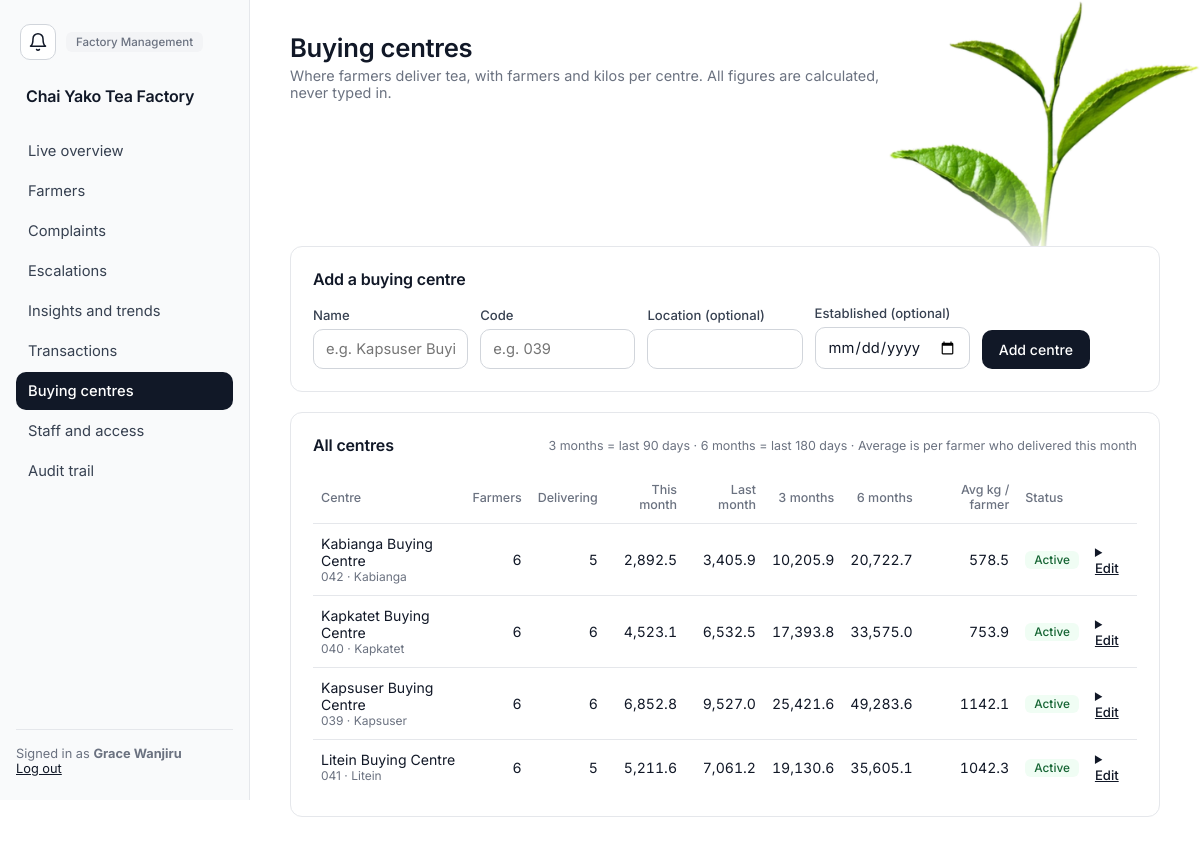
/management/centres (signed in), run on the app's committed database.
### app/models.py (models this page shows)
class Department(db.Model):
    __tablename__ = "departments"
    id = db.Column(db.Integer, primary_key=True)
    name = db.Column(db.String(100), unique=True, nullable=False)
    description = db.Column(db.String(255))
    status = db.Column(db.String(20), nullable=False, default="ACTIVE")
    created_at = db.Column(db.DateTime, nullable=False, default=utcnow)
    updated_at = db.Column(db.DateTime, nullable=False, default=utcnow, onupdate=utcnow)
    employees = db.relationship("Employee", back_populates="department")

class Employee(db.Model):
    __tablename__ = "employees"
    id = db.Column(db.Integer, primary_key=True)
    employee_number = db.Column(db.String(30), unique=True, nullable=False)
    first_name = db.Column(db.String(80), nullable=False)
    last_name = db.Column(db.String(80), nullable=False)
    phone = db.Column(db.String(30))
    email = db.Column(db.String(120))
    department_id = db.Column(db.Integer, db.ForeignKey("departments.id"), nullable=False, index=True)
    status = db.Column(db.String(20), nullable=False, default="ACTIVE")
    created_at = db.Column(db.DateTime, nullable=False, default=utcnow)
    updated_at = db.Column(db.DateTime, nullable=False, default=utcnow, onupdate=utcnow)
    department = db.relationship("Department", back_populates="employees")
    roles = db.relationship("Role", secondary=employee_roles, back_populates="employees")
    user = db.relationship("User", back_populates="employee", uselist=False)
    @property
    def full_name(self):
        return f"{self.first_name} {self.last_name}"

class BuyingCentre(db.Model):
    __tablename__ = "buying_centres"
    id = db.Column(db.Integer, primary_key=True)
    code = db.Column(db.String(10), unique=True, nullable=False)
    name = db.Column(db.String(120), nullable=False)
    location = db.Column(db.String(200))
    status = db.Column(db.String(20), nullable=False, default="ACTIVE")
    established_at = db.Column(db.Date)
    created_at = db.Column(db.DateTime, nullable=False, default=utcnow)
    updated_at = db.Column(db.DateTime, nullable=False, default=utcnow, onupdate=utcnow)
    farmers = db.relationship("Farmer", back_populates="buying_centre")
    scales = db.relationship("WeighingScale", back_populates="buying_centre")
    @property
    def is_active(self):
        return self.status == "ACTIVE"

### app/management.py (the view, shortened to what this page needs)
@management_bp.route("/centres", methods=["GET", "POST"])
@permission_required("MANAGE_BUYING_CENTRES", "GENERATE_REPORTS")
def centres():
    return render_template("management/centres.html", analysis=centre_analysis())

### app/analytics.py (called while the page is built)
def _bounds(start, end):
    return datetime.combine(start, time.min), datetime.combine(end + timedelta(days=1), time.min)

def _valid_between(query, start, end, centre_id=None):
    lo, hi = _bounds(start, end)
    query = query.filter(
        TeaTransaction.status == "VALID",
        TeaTransaction.transaction_time >= lo,
        TeaTransaction.transaction_time < hi,
    )
    if centre_id:
        query = query.filter(TeaTransaction.buying_centre_id == centre_id)
    return query

def kilos_by_centre(start, end):
    rows = (
        _valid_between(
            db.session.query(TeaTransaction.buying_centre_id, db.func.sum(TeaTransaction.weight_kg)), start, end)
        .group_by(TeaTransaction.buying_centre_id)
        .all()
    )
    return {row[0]: float(row[1] or 0) for row in rows}

### app/models.py (called while the page is built)
    @property
    def is_active(self):
        return self.status == "ACTIVE" and self.employee.status == "ACTIVE"

    @property
    def full_name(self):
        return self.employee.full_name

    @property
    def department(self):
        return self.employee.department

### app/navigation.py (called while the page is built)
def home_endpoint(user):
    for permission, endpoint in _HOME:
        if has_permission(user, permission):
            return endpoint
    return "notices.board"          # an account with no working role still gets somewhere

def nav_items(user):
    allowed = [(endpoint, label) for endpoint, label, rule in _NAV
               if rule(lambda name: has_permission(user, name))]
    home = home_endpoint(user)
    allowed.sort(key=lambda item: item[0] != home)      # stable: only the home item moves up
    return allowed

def home_url(user):
    return url_for(home_endpoint(user))

### app/permissions.py (called while the page is built)
def role_permission_names(user):
    cache = g.setdefault("_role_permissions", {})
    if user.id not in cache:
        cache[user.id] = {
            permission.name
            for role in user.employee.roles if role.status == "ACTIVE"
            for permission in role.permissions
        }
    return cache[user.id]

def active_delegations(user):
    cache = g.setdefault("_active_delegations", {})
    if user.id not in cache:
        now = utcnow()
        rows = Delegation.query.filter_by(delegate_employee_id=user.employee_id, status="ACTIVE").all()
        cache[user.id] = [
            d for d in rows
            if delegation_is_active(d.status, d.start_at, d.expires_at, d.withdrawn_at, now)
        ]
    return cache[user.id]

def has_permission(user, name):
    return permission_source(user, name) is not None

### app/templates/management/centres.html (shortened to what this page needs)
{% extends "layout/base.html" %}
{% block content %}
<div class="topbar">
  <div class="greeting"><h1>Buying centres</h1><p>Where farmers deliver tea, with farmers and kilos per centre. All figures are calculated, never typed in.</p></div>
</div>
{% if can('MANAGE_BUYING_CENTRES') %}
<div class="card mb">
  <div class="card-header"><h3>Add a buying centre</h3></div>
  <form method="POST" class="form-grid">
    <div><label>Name</label><input type="text" name="name" required placeholder="e.g. Kapsuser Buying Centre"></div>
    <div><label>Code</label><input type="text" name="code" required maxlength="10" placeholder="e.g. 039"></div>
    <div><label>Location (optional)</label><input type="text" name="location"></div>
    <div><label>Established (optional)</label><input type="date" name="established_at"></div>
    <div><button class="btn btn-primary" type="submit">Add centre</button></div>
  </form>
</div>
{% endif %}
<div class="card">
  <div class="card-header">
    <h3>All centres</h3>
    <span class="hint">3 months = last 90 days · 6 months = last 180 days · Average is per farmer who delivered this month</span>
  </div>
  <div class="table-scroll">
  <table>
    <thead><tr>
      <th>Centre</th><th class="num">Farmers</th><th class="num">Delivering</th>
      <th class="num">This month</th><th class="num">Last month</th><th class="num">3 months</th><th class="num">6 months</th>
      <th class="num">Avg kg / farmer</th><th>Status</th>{% if can('MANAGE_BUYING_CENTRES') %}<th></th>{% endif %}
    </tr></thead>
    <tbody>
      {% for r in analysis %}
      <tr>
        <td>{{ r.centre.name }}<div class="muted" style="font-size:0.75rem;">{{ r.centre.code }}{% if r.centre.location %} · {{ r.centre.location }}{% endif %}</div></td>
        <td class="num">{{ r.registered_farmers }}</td>
        <td class="num">{{ r.active_farmers }}</td>
        <td class="num">{{ "{:,.1f}".format(r.month_kg) }}</td>
        <td class="num">{{ "{:,.1f}".format(r.prev_month_kg) }}</td>
        <td class="num">{{ "{:,.1f}".format(r.three_month_kg) }}</td>
        <td class="num">{{ "{:,.1f}".format(r.six_month_kg) }}</td>
        <td class="num">{{ "%.1f"|format(r.avg_kg_per_farmer) }}</td>
        <td><span class="badge {{ 'badge-good' if r.centre.is_active else 'badge-lost' }}">{{ 'Active' if r.centre.is_active else 'Inactive' }}</span></td>
        {% if can('MANAGE_BUYING_CENTRES') %}
        <td>
          <details class="disclosure">
            <summary>Edit</summary>
          </details>
        </td>
        {% endif %}
      </tr>
      {% endfor %}
    </tbody>
  </table>
  </div>
</div>
{% endblock %}

### app/templates/layout/base.html (shortened to what this page needs)
<!DOCTYPE html>
<html lang="en">
<head>
<link rel="stylesheet" href="{{ url_for('static', filename='css/style.css') }}">
</head>
<body>
{% set bell_count = (unread_notices or 0) + (escalations_waiting or 0) %}
<div class="app-shell">
  <img class="leaf-corner" src="{{ url_for('static', filename='img/tea-leaf.png') }}" alt="" aria-hidden="true">
  <aside class="sidebar factory" id="sidebar">
    <div class="sidebar-top">
      <a href="{{ url_for('notices.board') }}" class="bell " aria-label="Notices" title="Notices"><svg viewBox="0 0 24 24" fill="none" stroke="currentColor" stroke-width="1.8" stroke-linecap="round" stroke-linejoin="round" aria-hidden="true"><path d="M18 8A6 6 0 0 0 6 8c0 7-3 9-3 9h18s-3-2-3-9"/><path d="M13.7 21a2 2 0 0 1-3.4 0"/></svg></a>
      <span class="role-badge">{{ current_user.department.name }}</span>
    </div>
    <div class="brand">{{ factory_name }}</div>
    <nav class="sidebar-links">
      {% for endpoint, label in nav_items %}
        <a href="{{ url_for(endpoint) }}" class="nav-link {% if request.endpoint and request.endpoint.startswith(endpoint) %}active{% endif %}">{{ label }}</a>
      {% endfor %}
    </nav>
    <div class="sidebar-footer">
      Signed in as <strong>{{ current_user.full_name }}</strong><br>
      <a href="{{ url_for('auth.logout') }}">Log out</a>
    </div>
  </aside>
  <main class="main-area">
    {% block content %}{% endblock %}
  </main>
</div>
</body>
</html>

### data on the page
Department: department.name "Factory Management"
Employee: full_name "Grace Wanjiru"
BuyingCentre: centre.name "Kabianga Buying Centre", centre.code "042", centre.location "Kabianga", status "Active"
BuyingCentre: centre.name "Kapkatet Buying Centre", centre.code "040", centre.location "Kapkatet", status "Active"
BuyingCentre: centre.name "Kapsuser Buying Centre", centre.code "039", centre.location "Kapsuser", status "Active"
BuyingCentre: centre.name "Litein Buying Centre", centre.code "041", centre.location "Litein", status "Active"

### other printed values
{{ factory_name }} "Chai Yako Tea Factory"
{{ label }} "Live overview" "Farmers" "Complaints" "Escalations" "Insights and trends" "Transactions" "Buying centres" "Staff and access" "Audit trail"
{{ r.registered_farmers }} "6" "6" "6" "6"
{{ r.active_farmers }} "5" "6" "6" "5"
{{ "{:,.1f}".format(r.month_kg) }} "2,892.5" "4,523.1" "6,852.8" "5,211.6"
{{ "{:,.1f}".format(r.prev_month_kg) }} "3,405.9" "6,532.5" "9,527.0" "7,061.2"
{{ "{:,.1f}".format(r.three_month_kg) }} "10,205.9" "17,393.8" "25,421.6" "19,130.6"
{{ "{:,.1f}".format(r.six_month_kg) }} "20,722.7" "33,575.0" "49,283.6" "35,605.1"
{{ "%.1f"|format(r.avg_kg_per_farmer) }} "578.5" "753.9" "1142.1" "1042.3"
